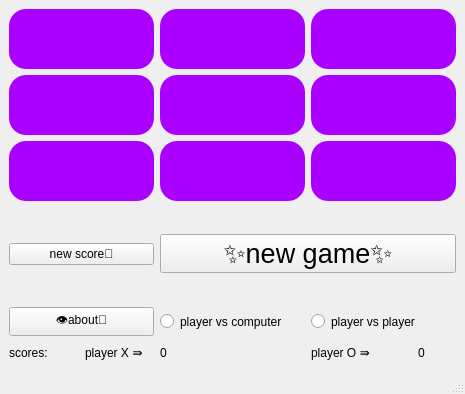
<?xml version="1.0" encoding="UTF-8"?>
<ui version="4.0">
 <class>MainWindow</class>
 <widget class="QMainWindow" name="MainWindow">
  <property name="geometry">
   <rect>
    <x>0</x>
    <y>0</y>
    <width>462</width>
    <height>394</height>
   </rect>
  </property>
  <property name="sizePolicy">
   <sizepolicy hsizetype="Preferred" vsizetype="Expanding">
    <horstretch>0</horstretch>
    <verstretch>0</verstretch>
   </sizepolicy>
  </property>
  <property name="windowTitle">
   <string>MainWindow</string>
  </property>
  <widget class="QWidget" name="centralwidget">
   <layout class="QGridLayout" name="gridLayout">
    <item row="0" column="3" colspan="2">
     <widget class="QPushButton" name="btn_3">
      <property name="sizePolicy">
       <sizepolicy hsizetype="Preferred" vsizetype="Preferred">
        <horstretch>0</horstretch>
        <verstretch>0</verstretch>
       </sizepolicy>
      </property>
      <property name="font">
       <font>
        <pointsize>40</pointsize>
        <italic>true</italic>
        <bold>true</bold>
        <underline>false</underline>
        <strikeout>false</strikeout>
        <kerning>true</kerning>
       </font>
      </property>
      <property name="mouseTracking">
       <bool>false</bool>
      </property>
      <property name="styleSheet">
       <string notr="true">background-color: rgb(170, 0, 255);
border-radius: 17px</string>
      </property>
      <property name="text">
       <string/>
      </property>
     </widget>
    </item>
    <item row="1" column="2">
     <widget class="QPushButton" name="btn_5">
      <property name="sizePolicy">
       <sizepolicy hsizetype="Preferred" vsizetype="Preferred">
        <horstretch>0</horstretch>
        <verstretch>0</verstretch>
       </sizepolicy>
      </property>
      <property name="font">
       <font>
        <pointsize>40</pointsize>
        <italic>true</italic>
        <bold>true</bold>
        <underline>false</underline>
        <strikeout>false</strikeout>
        <kerning>true</kerning>
       </font>
      </property>
      <property name="mouseTracking">
       <bool>false</bool>
      </property>
      <property name="styleSheet">
       <string notr="true">background-color: rgb(170, 0, 255);
border-radius: 17px</string>
      </property>
      <property name="text">
       <string/>
      </property>
     </widget>
    </item>
    <item row="1" column="3" colspan="2">
     <widget class="QPushButton" name="btn_6">
      <property name="sizePolicy">
       <sizepolicy hsizetype="Preferred" vsizetype="Preferred">
        <horstretch>0</horstretch>
        <verstretch>0</verstretch>
       </sizepolicy>
      </property>
      <property name="font">
       <font>
        <pointsize>40</pointsize>
        <italic>true</italic>
        <bold>true</bold>
        <underline>false</underline>
        <strikeout>false</strikeout>
        <kerning>true</kerning>
       </font>
      </property>
      <property name="mouseTracking">
       <bool>false</bool>
      </property>
      <property name="styleSheet">
       <string notr="true">background-color: rgb(170, 0, 255);
border-radius: 17px</string>
      </property>
      <property name="text">
       <string/>
      </property>
     </widget>
    </item>
    <item row="2" column="3" colspan="2">
     <widget class="QPushButton" name="btn_9">
      <property name="sizePolicy">
       <sizepolicy hsizetype="Preferred" vsizetype="Preferred">
        <horstretch>0</horstretch>
        <verstretch>0</verstretch>
       </sizepolicy>
      </property>
      <property name="font">
       <font>
        <pointsize>40</pointsize>
        <italic>true</italic>
        <bold>true</bold>
        <underline>false</underline>
        <strikeout>false</strikeout>
        <kerning>true</kerning>
       </font>
      </property>
      <property name="cursor">
       <cursorShape>OpenHandCursor</cursorShape>
      </property>
      <property name="mouseTracking">
       <bool>false</bool>
      </property>
      <property name="styleSheet">
       <string notr="true">background-color: rgb(170, 0, 255);
border-radius: 17px</string>
      </property>
      <property name="text">
       <string/>
      </property>
      <property name="autoDefault">
       <bool>true</bool>
      </property>
     </widget>
    </item>
    <item row="0" column="0" colspan="2">
     <widget class="QPushButton" name="btn_1">
      <property name="sizePolicy">
       <sizepolicy hsizetype="Preferred" vsizetype="Preferred">
        <horstretch>0</horstretch>
        <verstretch>0</verstretch>
       </sizepolicy>
      </property>
      <property name="font">
       <font>
        <pointsize>40</pointsize>
        <italic>true</italic>
        <bold>true</bold>
        <underline>false</underline>
        <strikeout>false</strikeout>
        <kerning>true</kerning>
       </font>
      </property>
      <property name="mouseTracking">
       <bool>false</bool>
      </property>
      <property name="styleSheet">
       <string notr="true">background-color: rgb(170, 0, 255);
border-radius: 17px</string>
      </property>
      <property name="text">
       <string/>
      </property>
     </widget>
    </item>
    <item row="6" column="0" colspan="2">
     <widget class="QPushButton" name="btn_abt">
      <property name="sizePolicy">
       <sizepolicy hsizetype="Preferred" vsizetype="Preferred">
        <horstretch>0</horstretch>
        <verstretch>0</verstretch>
       </sizepolicy>
      </property>
      <property name="text">
       <string>👁about🤔</string>
      </property>
     </widget>
    </item>
    <item row="1" column="0" colspan="2">
     <widget class="QPushButton" name="btn_4">
      <property name="sizePolicy">
       <sizepolicy hsizetype="Preferred" vsizetype="Preferred">
        <horstretch>0</horstretch>
        <verstretch>0</verstretch>
       </sizepolicy>
      </property>
      <property name="font">
       <font>
        <pointsize>40</pointsize>
        <italic>true</italic>
        <bold>true</bold>
        <underline>false</underline>
        <strikeout>false</strikeout>
        <kerning>true</kerning>
       </font>
      </property>
      <property name="mouseTracking">
       <bool>false</bool>
      </property>
      <property name="styleSheet">
       <string notr="true">background-color: rgb(170, 0, 255);
border-radius: 17px</string>
      </property>
      <property name="text">
       <string/>
      </property>
     </widget>
    </item>
    <item row="7" column="2">
     <widget class="QLabel" name="scorex">
      <property name="text">
       <string>0</string>
      </property>
     </widget>
    </item>
    <item row="2" column="0" colspan="2">
     <widget class="QPushButton" name="btn_7">
      <property name="sizePolicy">
       <sizepolicy hsizetype="Preferred" vsizetype="Preferred">
        <horstretch>0</horstretch>
        <verstretch>0</verstretch>
       </sizepolicy>
      </property>
      <property name="font">
       <font>
        <pointsize>40</pointsize>
        <italic>true</italic>
        <bold>true</bold>
        <underline>false</underline>
        <strikeout>false</strikeout>
        <kerning>true</kerning>
       </font>
      </property>
      <property name="mouseTracking">
       <bool>false</bool>
      </property>
      <property name="styleSheet">
       <string notr="true">background-color: rgb(170, 0, 255);
border-radius: 17px</string>
      </property>
      <property name="text">
       <string/>
      </property>
     </widget>
    </item>
    <item row="6" column="3" colspan="2">
     <widget class="QRadioButton" name="btn_ptp">
      <property name="sizePolicy">
       <sizepolicy hsizetype="Preferred" vsizetype="Preferred">
        <horstretch>0</horstretch>
        <verstretch>0</verstretch>
       </sizepolicy>
      </property>
      <property name="text">
       <string>player vs player</string>
      </property>
     </widget>
    </item>
    <item row="0" column="2">
     <widget class="QPushButton" name="btn_2">
      <property name="sizePolicy">
       <sizepolicy hsizetype="Preferred" vsizetype="Preferred">
        <horstretch>0</horstretch>
        <verstretch>0</verstretch>
       </sizepolicy>
      </property>
      <property name="font">
       <font>
        <pointsize>40</pointsize>
        <italic>true</italic>
        <bold>true</bold>
        <underline>false</underline>
        <strikeout>false</strikeout>
        <kerning>true</kerning>
       </font>
      </property>
      <property name="mouseTracking">
       <bool>false</bool>
      </property>
      <property name="styleSheet">
       <string notr="true">background-color: rgb(170, 0, 255);
border-radius: 17px</string>
      </property>
      <property name="text">
       <string/>
      </property>
     </widget>
    </item>
    <item row="7" column="0">
     <widget class="QLabel" name="label_score">
      <property name="text">
       <string>scores:</string>
      </property>
     </widget>
    </item>
    <item row="7" column="4">
     <widget class="QLabel" name="scoreo">
      <property name="sizePolicy">
       <sizepolicy hsizetype="Preferred" vsizetype="Preferred">
        <horstretch>0</horstretch>
        <verstretch>0</verstretch>
       </sizepolicy>
      </property>
      <property name="text">
       <string>0</string>
      </property>
      <property name="alignment">
       <set>Qt::AlignCenter</set>
      </property>
     </widget>
    </item>
    <item row="7" column="1">
     <widget class="QLabel" name="label_x">
      <property name="sizePolicy">
       <sizepolicy hsizetype="Preferred" vsizetype="Preferred">
        <horstretch>0</horstretch>
        <verstretch>0</verstretch>
       </sizepolicy>
      </property>
      <property name="text">
       <string>player X ⇛</string>
      </property>
      <property name="alignment">
       <set>Qt::AlignLeading|Qt::AlignLeft|Qt::AlignVCenter</set>
      </property>
     </widget>
    </item>
    <item row="2" column="2">
     <widget class="QPushButton" name="btn_8">
      <property name="sizePolicy">
       <sizepolicy hsizetype="Preferred" vsizetype="Preferred">
        <horstretch>0</horstretch>
        <verstretch>0</verstretch>
       </sizepolicy>
      </property>
      <property name="font">
       <font>
        <pointsize>40</pointsize>
        <italic>true</italic>
        <bold>true</bold>
        <underline>false</underline>
        <strikeout>false</strikeout>
        <kerning>true</kerning>
       </font>
      </property>
      <property name="mouseTracking">
       <bool>false</bool>
      </property>
      <property name="styleSheet">
       <string notr="true">background-color: rgb(170, 0, 255);
border-radius: 17px</string>
      </property>
      <property name="text">
       <string/>
      </property>
     </widget>
    </item>
    <item row="6" column="2">
     <widget class="QRadioButton" name="btn_ptc">
      <property name="sizePolicy">
       <sizepolicy hsizetype="Preferred" vsizetype="Preferred">
        <horstretch>0</horstretch>
        <verstretch>0</verstretch>
       </sizepolicy>
      </property>
      <property name="text">
       <string>player vs computer</string>
      </property>
     </widget>
    </item>
    <item row="7" column="3">
     <widget class="QLabel" name="label_o">
      <property name="sizePolicy">
       <sizepolicy hsizetype="Preferred" vsizetype="Preferred">
        <horstretch>0</horstretch>
        <verstretch>0</verstretch>
       </sizepolicy>
      </property>
      <property name="text">
       <string>player O ⇛</string>
      </property>
     </widget>
    </item>
    <item row="4" column="2" colspan="3">
     <widget class="QPushButton" name="btn_new">
      <property name="sizePolicy">
       <sizepolicy hsizetype="Preferred" vsizetype="Preferred">
        <horstretch>0</horstretch>
        <verstretch>0</verstretch>
       </sizepolicy>
      </property>
      <property name="font">
       <font>
        <pointsize>20</pointsize>
       </font>
      </property>
      <property name="text">
       <string>✨new game✨</string>
      </property>
     </widget>
    </item>
    <item row="3" column="0" rowspan="3" colspan="2">
     <widget class="QPushButton" name="btn_newscore">
      <property name="text">
       <string>new score🎯</string>
      </property>
     </widget>
    </item>
   </layout>
  </widget>
  <widget class="QMenuBar" name="menubar">
   <property name="geometry">
    <rect>
     <x>0</x>
     <y>0</y>
     <width>462</width>
     <height>22</height>
    </rect>
   </property>
  </widget>
  <widget class="QStatusBar" name="statusbar"/>
 </widget>
 <resources/>
 <connections/>
</ui>
